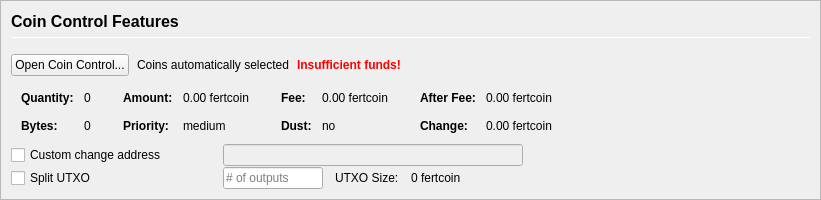
         <widget class="QFrame" name="frameCoinControl">
          <property name="sizePolicy">
           <sizepolicy hsizetype="Expanding" vsizetype="Expanding">
            <horstretch>0</horstretch>
            <verstretch>0</verstretch>
           </sizepolicy>
          </property>
          <property name="maximumSize">
           <size>
            <width>16777215</width>
            <height>16777215</height>
           </size>
          </property>
          <property name="frameShape">
           <enum>QFrame::StyledPanel</enum>
          </property>
          <property name="frameShadow">
           <enum>QFrame::Sunken</enum>
          </property>
          <layout class="QVBoxLayout" name="verticalLayoutCoinControl2">
           <property name="spacing">
            <number>0</number>
           </property>
           <property name="leftMargin">
            <number>0</number>
           </property>
           <property name="topMargin">
            <number>0</number>
           </property>
           <property name="rightMargin">
            <number>0</number>
           </property>
           <property name="bottomMargin">
            <number>0</number>
           </property>
           <item>
            <widget class="QFrame" name="frameCoinControl_BG">
             <layout class="QVBoxLayout" name="verticalLayoutCoinControl" stretch="0,0,0,0,0,0">
              <property name="spacing">
               <number>1</number>
              </property>
              <property name="leftMargin">
               <number>10</number>
              </property>
              <property name="topMargin">
               <number>10</number>
              </property>
              <item>
               <layout class="QHBoxLayout" name="horizontalLayoutCoinControl1">
                <property name="bottomMargin">
                 <number>15</number>
                </property>
                <item>
                 <layout class="QVBoxLayout" name="verticalLayout_3">
                  <property name="spacing">
                   <number>6</number>
                  </property>
                  <item>
                   <widget class="QLabel" name="labelCoinControlFeatures">
                    <property name="sizePolicy">
                     <sizepolicy hsizetype="Preferred" vsizetype="Maximum">
                      <horstretch>0</horstretch>
                      <verstretch>0</verstretch>
                     </sizepolicy>
                    </property>
                    <property name="minimumSize">
                     <size>
                      <width>0</width>
                      <height>20</height>
                     </size>
                    </property>
                    <property name="font">
                     <font>
                      <pointsize>12</pointsize>
                      <weight>75</weight>
                      <bold>true</bold>
                     </font>
                    </property>
                    <property name="styleSheet">
                     <string notr="true">font-weight:bold;</string>
                    </property>
                    <property name="text">
                     <string>Coin Control Features</string>
                    </property>
                   </widget>
                  </item>
                  <item>
                   <widget class="Line" name="line">
                    <property name="minimumSize">
                     <size>
                      <width>0</width>
                      <height>1</height>
                     </size>
                    </property>
                    <property name="maximumSize">
                     <size>
                      <width>16777215</width>
                      <height>1</height>
                     </size>
                    </property>
                    <property name="orientation">
                     <enum>Qt::Horizontal</enum>
                    </property>
                   </widget>
                  </item>
                 </layout>
                </item>
               </layout>
              </item>
              <item>
               <layout class="QHBoxLayout" name="horizontalLayoutCoinControl2" stretch="0,0,0,0">
                <property name="spacing">
                 <number>8</number>
                </property>
                <property name="bottomMargin">
                 <number>10</number>
                </property>
                <item>
                 <widget class="QPushButton" name="pushButtonCoinControl">
                  <property name="styleSheet">
                   <string notr="true"/>
                  </property>
                  <property name="text">
                   <string>Open Coin Control...</string>
                  </property>
                  <property name="autoDefault">
                   <bool>false</bool>
                  </property>
                 </widget>
                </item>
                <item>
                 <widget class="QLabel" name="labelCoinControlAutomaticallySelected">
                  <property name="text">
                   <string>Coins automatically selected</string>
                  </property>
                  <property name="margin">
                   <number>5</number>
                  </property>
                 </widget>
                </item>
                <item>
                 <widget class="QLabel" name="labelCoinControlInsuffFunds">
                  <property name="font">
                   <font>
                    <weight>75</weight>
                    <bold>true</bold>
                   </font>
                  </property>
                  <property name="styleSheet">
                   <string notr="true">color:red;font-weight:bold;</string>
                  </property>
                  <property name="text">
                   <string>Insufficient funds!</string>
                  </property>
                  <property name="margin">
                   <number>5</number>
                  </property>
                 </widget>
                </item>
                <item>
                 <spacer name="horizontalSpacerCoinControl">
                  <property name="orientation">
                   <enum>Qt::Horizontal</enum>
                  </property>
                  <property name="sizeHint" stdset="0">
                   <size>
                    <width>40</width>
                    <height>1</height>
                   </size>
                  </property>
                 </spacer>
                </item>
               </layout>
              </item>
              <item>
               <widget class="QWidget" name="widgetCoinControl" native="true">
                <property name="sizePolicy">
                 <sizepolicy hsizetype="Preferred" vsizetype="Preferred">
                  <horstretch>0</horstretch>
                  <verstretch>0</verstretch>
                 </sizepolicy>
                </property>
                <property name="minimumSize">
                 <size>
                  <width>0</width>
                  <height>0</height>
                 </size>
                </property>
                <property name="styleSheet">
                 <string notr="true"/>
                </property>
                <layout class="QHBoxLayout" name="horizontalLayoutCoinControl5">
                 <property name="leftMargin">
                  <number>0</number>
                 </property>
                 <property name="topMargin">
                  <number>0</number>
                 </property>
                 <property name="rightMargin">
                  <number>0</number>
                 </property>
                 <property name="bottomMargin">
                  <number>0</number>
                 </property>
                 <item>
                  <layout class="QHBoxLayout" name="horizontalLayoutCoinControl3" stretch="0,0,0,1">
                   <property name="spacing">
                    <number>20</number>
                   </property>
                   <property name="topMargin">
                    <number>0</number>
                   </property>
                   <property name="bottomMargin">
                    <number>10</number>
                   </property>
                   <item>
                    <layout class="QFormLayout" name="formLayoutCoinControl1">
                     <property name="horizontalSpacing">
                      <number>10</number>
                     </property>
                     <property name="verticalSpacing">
                      <number>14</number>
                     </property>
                     <property name="leftMargin">
                      <number>10</number>
                     </property>
                     <property name="topMargin">
                      <number>4</number>
                     </property>
                     <property name="rightMargin">
                      <number>6</number>
                     </property>
                     <item row="0" column="0">
                      <widget class="QLabel" name="labelCoinControlQuantityText">
                       <property name="font">
                        <font>
                         <weight>75</weight>
                         <bold>true</bold>
                        </font>
                       </property>
                       <property name="text">
                        <string>Quantity:</string>
                       </property>
                       <property name="margin">
                        <number>0</number>
                       </property>
                      </widget>
                     </item>
                     <item row="0" column="1">
                      <widget class="QLabel" name="labelCoinControlQuantity">
                       <property name="cursor">
                        <cursorShape>IBeamCursor</cursorShape>
                       </property>
                       <property name="contextMenuPolicy">
                        <enum>Qt::ActionsContextMenu</enum>
                       </property>
                       <property name="text">
                        <string notr="true">0</string>
                       </property>
                       <property name="margin">
                        <number>0</number>
                       </property>
                       <property name="textInteractionFlags">
                        <set>Qt::LinksAccessibleByMouse|Qt::TextSelectableByKeyboard|Qt::TextSelectableByMouse</set>
                       </property>
                      </widget>
                     </item>
                     <item row="1" column="0">
                      <widget class="QLabel" name="labelCoinControlBytesText">
                       <property name="font">
                        <font>
                         <weight>75</weight>
                         <bold>true</bold>
                        </font>
                       </property>
                       <property name="text">
                        <string>Bytes:</string>
                       </property>
                      </widget>
                     </item>
                     <item row="1" column="1">
                      <widget class="QLabel" name="labelCoinControlBytes">
                       <property name="cursor">
                        <cursorShape>IBeamCursor</cursorShape>
                       </property>
                       <property name="contextMenuPolicy">
                        <enum>Qt::ActionsContextMenu</enum>
                       </property>
                       <property name="text">
                        <string notr="true">0</string>
                       </property>
                       <property name="textInteractionFlags">
                        <set>Qt::LinksAccessibleByMouse|Qt::TextSelectableByKeyboard|Qt::TextSelectableByMouse</set>
                       </property>
                      </widget>
                     </item>
                    </layout>
                   </item>
                   <item>
                    <layout class="QFormLayout" name="formLayoutCoinControl2">
                     <property name="horizontalSpacing">
                      <number>10</number>
                     </property>
                     <property name="verticalSpacing">
                      <number>14</number>
                     </property>
                     <property name="leftMargin">
                      <number>6</number>
                     </property>
                     <property name="topMargin">
                      <number>4</number>
                     </property>
                     <property name="rightMargin">
                      <number>6</number>
                     </property>
                     <item row="0" column="0">
                      <widget class="QLabel" name="labelCoinControlAmountText">
                       <property name="font">
                        <font>
                         <weight>75</weight>
                         <bold>true</bold>
                        </font>
                       </property>
                       <property name="text">
                        <string>Amount:</string>
                       </property>
                       <property name="margin">
                        <number>0</number>
                       </property>
                      </widget>
                     </item>
                     <item row="0" column="1">
                      <widget class="QLabel" name="labelCoinControlAmount">
                       <property name="cursor">
                        <cursorShape>IBeamCursor</cursorShape>
                       </property>
                       <property name="contextMenuPolicy">
                        <enum>Qt::ActionsContextMenu</enum>
                       </property>
                       <property name="text">
                        <string notr="true">0.00 fertcoin</string>
                       </property>
                       <property name="textInteractionFlags">
                        <set>Qt::LinksAccessibleByMouse|Qt::TextSelectableByKeyboard|Qt::TextSelectableByMouse</set>
                       </property>
                      </widget>
                     </item>
                     <item row="1" column="0">
                      <widget class="QLabel" name="labelCoinControlPriorityText">
                       <property name="font">
                        <font>
                         <weight>75</weight>
                         <bold>true</bold>
                        </font>
                       </property>
                       <property name="text">
                        <string>Priority:</string>
                       </property>
                      </widget>
                     </item>
                     <item row="1" column="1">
                      <widget class="QLabel" name="labelCoinControlPriority">
                       <property name="cursor">
                        <cursorShape>IBeamCursor</cursorShape>
                       </property>
                       <property name="contextMenuPolicy">
                        <enum>Qt::ActionsContextMenu</enum>
                       </property>
                       <property name="text">
                        <string>medium</string>
                       </property>
                       <property name="textInteractionFlags">
                        <set>Qt::LinksAccessibleByMouse|Qt::TextSelectableByKeyboard|Qt::TextSelectableByMouse</set>
                       </property>
                      </widget>
                     </item>
                    </layout>
                   </item>
                   <item>
                    <layout class="QFormLayout" name="formLayoutCoinControl3">
                     <property name="horizontalSpacing">
                      <number>10</number>
                     </property>
                     <property name="verticalSpacing">
                      <number>14</number>
                     </property>
                     <property name="leftMargin">
                      <number>6</number>
                     </property>
                     <property name="topMargin">
                      <number>4</number>
                     </property>
                     <property name="rightMargin">
                      <number>6</number>
                     </property>
                     <item row="0" column="0">
                      <widget class="QLabel" name="labelCoinControlFeeText">
                       <property name="font">
                        <font>
                         <weight>75</weight>
                         <bold>true</bold>
                        </font>
                       </property>
                       <property name="text">
                        <string>Fee:</string>
                       </property>
                       <property name="margin">
                        <number>0</number>
                       </property>
                      </widget>
                     </item>
                     <item row="0" column="1">
                      <widget class="QLabel" name="labelCoinControlFee">
                       <property name="cursor">
                        <cursorShape>IBeamCursor</cursorShape>
                       </property>
                       <property name="contextMenuPolicy">
                        <enum>Qt::ActionsContextMenu</enum>
                       </property>
                       <property name="text">
                        <string notr="true">0.00 fertcoin</string>
                       </property>
                       <property name="textInteractionFlags">
                        <set>Qt::LinksAccessibleByMouse|Qt::TextSelectableByKeyboard|Qt::TextSelectableByMouse</set>
                       </property>
                      </widget>
                     </item>
                     <item row="1" column="0">
                      <widget class="QLabel" name="labelCoinControlLowOutputText">
                       <property name="font">
                        <font>
                         <weight>75</weight>
                         <bold>true</bold>
                        </font>
                       </property>
                       <property name="text">
                        <string>Dust:</string>
                       </property>
                      </widget>
                     </item>
                     <item row="1" column="1">
                      <widget class="QLabel" name="labelCoinControlLowOutput">
                       <property name="cursor">
                        <cursorShape>IBeamCursor</cursorShape>
                       </property>
                       <property name="contextMenuPolicy">
                        <enum>Qt::ActionsContextMenu</enum>
                       </property>
                       <property name="text">
                        <string>no</string>
                       </property>
                       <property name="textInteractionFlags">
                        <set>Qt::LinksAccessibleByMouse|Qt::TextSelectableByKeyboard|Qt::TextSelectableByMouse</set>
                       </property>
                      </widget>
                     </item>
                    </layout>
                   </item>
                   <item>
                    <layout class="QFormLayout" name="formLayoutCoinControl4">
                     <property name="horizontalSpacing">
                      <number>10</number>
                     </property>
                     <property name="verticalSpacing">
                      <number>14</number>
                     </property>
                     <property name="leftMargin">
                      <number>6</number>
                     </property>
                     <property name="topMargin">
                      <number>4</number>
                     </property>
                     <property name="rightMargin">
                      <number>6</number>
                     </property>
                     <item row="0" column="0">
                      <widget class="QLabel" name="labelCoinControlAfterFeeText">
                       <property name="font">
                        <font>
                         <weight>75</weight>
                         <bold>true</bold>
                        </font>
                       </property>
                       <property name="text">
                        <string>After Fee:</string>
                       </property>
                       <property name="margin">
                        <number>0</number>
                       </property>
                      </widget>
                     </item>
                     <item row="0" column="1">
                      <widget class="QLabel" name="labelCoinControlAfterFee">
                       <property name="cursor">
                        <cursorShape>IBeamCursor</cursorShape>
                       </property>
                       <property name="contextMenuPolicy">
                        <enum>Qt::ActionsContextMenu</enum>
                       </property>
                       <property name="text">
                        <string notr="true">0.00 fertcoin</string>
                       </property>
                       <property name="textInteractionFlags">
                        <set>Qt::LinksAccessibleByMouse|Qt::TextSelectableByKeyboard|Qt::TextSelectableByMouse</set>
                       </property>
                      </widget>
                     </item>
                     <item row="1" column="0">
                      <widget class="QLabel" name="labelCoinControlChangeText">
                       <property name="font">
                        <font>
                         <weight>75</weight>
                         <bold>true</bold>
                        </font>
                       </property>
                       <property name="text">
                        <string>Change:</string>
                       </property>
                      </widget>
                     </item>
                     <item row="1" column="1">
                      <widget class="QLabel" name="labelCoinControlChange">
                       <property name="cursor">
                        <cursorShape>IBeamCursor</cursorShape>
                       </property>
                       <property name="contextMenuPolicy">
                        <enum>Qt::ActionsContextMenu</enum>
                       </property>
                       <property name="text">
                        <string notr="true">0.00 fertcoin</string>
                       </property>
                       <property name="textInteractionFlags">
                        <set>Qt::LinksAccessibleByMouse|Qt::TextSelectableByKeyboard|Qt::TextSelectableByMouse</set>
                       </property>
                      </widget>
                     </item>
                    </layout>
                   </item>
                  </layout>
                 </item>
                </layout>
               </widget>
              </item>
              <item>
               <layout class="QHBoxLayout" name="horizontalLayoutCoinControl4">
                <property name="spacing">
                 <number>12</number>
                </property>
                <property name="sizeConstraint">
                 <enum>QLayout::SetDefaultConstraint</enum>
                </property>
                <property name="topMargin">
                 <number>0</number>
                </property>
                <property name="rightMargin">
                 <number>0</number>
                </property>
                <item>
                 <widget class="QCheckBox" name="checkBoxCoinControlChange">
                  <property name="sizePolicy">
                   <sizepolicy hsizetype="Preferred" vsizetype="Preferred">
                    <horstretch>0</horstretch>
                    <verstretch>0</verstretch>
                   </sizepolicy>
                  </property>
                  <property name="minimumSize">
                   <size>
                    <width>200</width>
                    <height>0</height>
                   </size>
                  </property>
                  <property name="maximumSize">
                   <size>
                    <width>200</width>
                    <height>16777215</height>
                   </size>
                  </property>
                  <property name="toolTip">
                   <string>If this is activated, but the change address is empty or invalid, change will be sent to a newly generated address.</string>
                  </property>
                  <property name="text">
                   <string>Custom change address</string>
                  </property>
                 </widget>
                </item>
                <item>
                 <widget class="QValidatedLineEdit" name="lineEditCoinControlChange">
                  <property name="enabled">
                   <bool>false</bool>
                  </property>
                  <property name="sizePolicy">
                   <sizepolicy hsizetype="Preferred" vsizetype="Preferred">
                    <horstretch>0</horstretch>
                    <verstretch>0</verstretch>
                   </sizepolicy>
                  </property>
                  <property name="minimumSize">
                   <size>
                    <width>300</width>
                    <height>0</height>
                   </size>
                  </property>
                 </widget>
                </item>
                <item>
                 <widget class="QLabel" name="labelCoinControlChangeLabel">
                  <property name="sizePolicy">
                   <sizepolicy hsizetype="Preferred" vsizetype="Preferred">
                    <horstretch>0</horstretch>
                    <verstretch>0</verstretch>
                   </sizepolicy>
                  </property>
                  <property name="minimumSize">
                   <size>
                    <width>100</width>
                    <height>0</height>
                   </size>
                  </property>
                  <property name="text">
                   <string/>
                  </property>
                  <property name="margin">
                   <number>3</number>
                  </property>
                 </widget>
                </item>
               </layout>
              </item>
              <item>
               <layout class="QHBoxLayout" name="horizontalLayoutCoinControl6">
                <property name="spacing">
                 <number>12</number>
                </property>
                <property name="rightMargin">
                 <number>0</number>
                </property>
                <item>
                 <widget class="QCheckBox" name="splitBlockCheckBox">
                  <property name="sizePolicy">
                   <sizepolicy hsizetype="Preferred" vsizetype="Preferred">
                    <horstretch>0</horstretch>
                    <verstretch>0</verstretch>
                   </sizepolicy>
                  </property>
                  <property name="minimumSize">
                   <size>
                    <width>200</width>
                    <height>0</height>
                   </size>
                  </property>
                  <property name="maximumSize">
                   <size>
                    <width>200</width>
                    <height>16777215</height>
                   </size>
                  </property>
                  <property name="text">
                   <string>Split UTXO</string>
                  </property>
                 </widget>
                </item>
                <item>
                 <widget class="QLineEdit" name="splitBlockLineEdit">
                  <property name="sizePolicy">
                   <sizepolicy hsizetype="Preferred" vsizetype="Preferred">
                    <horstretch>50</horstretch>
                    <verstretch>0</verstretch>
                   </sizepolicy>
                  </property>
                  <property name="minimumSize">
                   <size>
                    <width>100</width>
                    <height>0</height>
                   </size>
                  </property>
                  <property name="maximumSize">
                   <size>
                    <width>100</width>
                    <height>16777215</height>
                   </size>
                  </property>
                  <property name="placeholderText">
                   <string># of outputs</string>
                  </property>
                 </widget>
                </item>
                <item>
                 <widget class="QLabel" name="labelBlockSizeText">
                  <property name="text">
                   <string>UTXO Size:</string>
                  </property>
                 </widget>
                </item>
                <item>
                 <widget class="QLabel" name="labelBlockSize">
                  <property name="text">
                   <string>0 fertcoin</string>
                  </property>
                 </widget>
                </item>
                <item>
                 <spacer name="horizontalSpacer_7">
                  <property name="orientation">
                   <enum>Qt::Horizontal</enum>
                  </property>
                  <property name="sizeHint" stdset="0">
                   <size>
                    <width>40</width>
                    <height>20</height>
                   </size>
                  </property>
                 </spacer>
                </item>
               </layout>
              </item>
              <item>
               <spacer name="verticalSpacerCoinControl">
                <property name="orientation">
                 <enum>Qt::Vertical</enum>
                </property>
                <property name="sizeHint" stdset="0">
                 <size>
                  <width>800</width>
                  <height>1</height>
                 </size>
                </property>
               </spacer>
              </item>
             </layout>
            </widget>
           </item>
          </layout>
         </widget>
